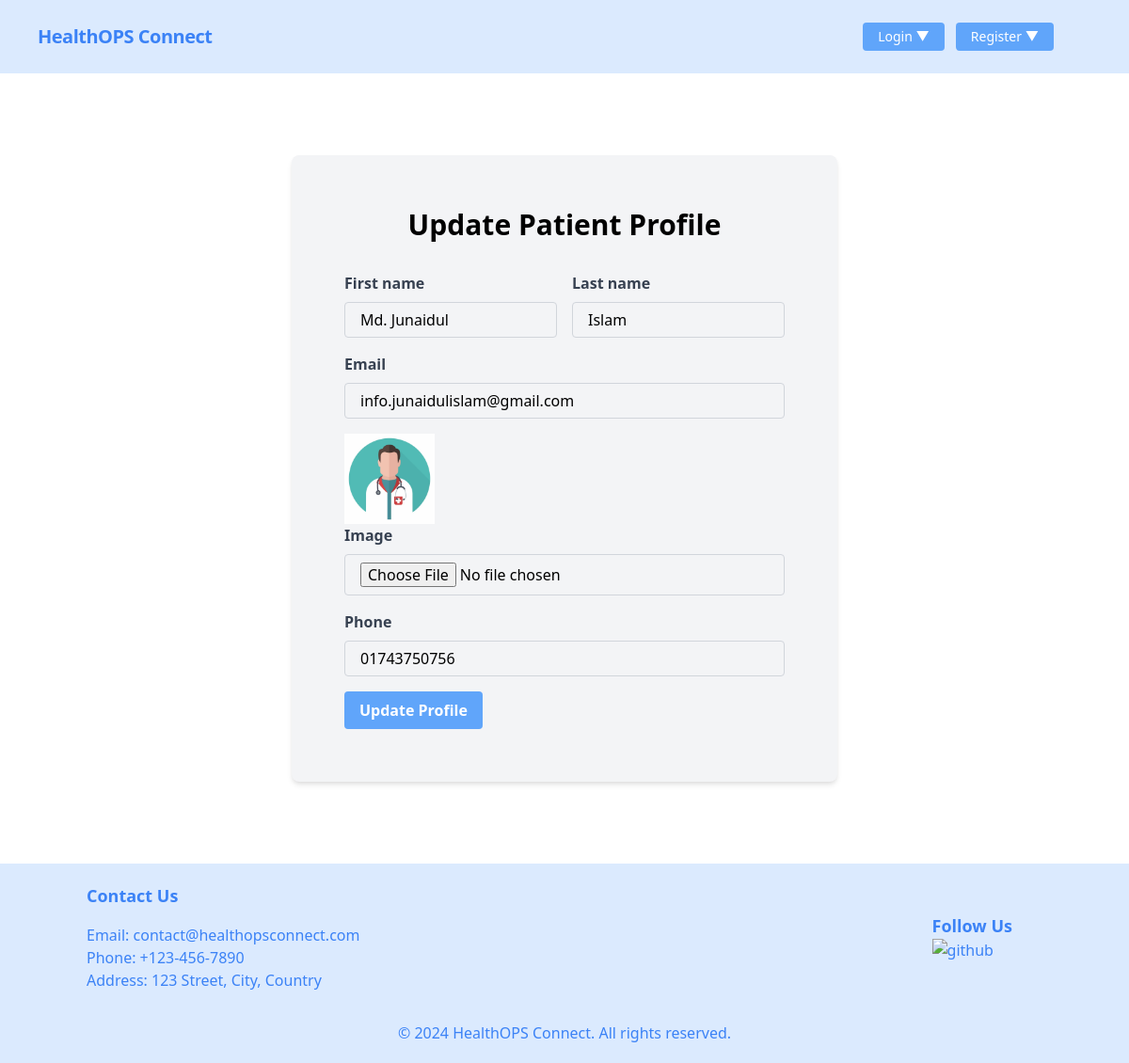
The page /doctors/update-patient-profile/junaid on the database as committed earlier.
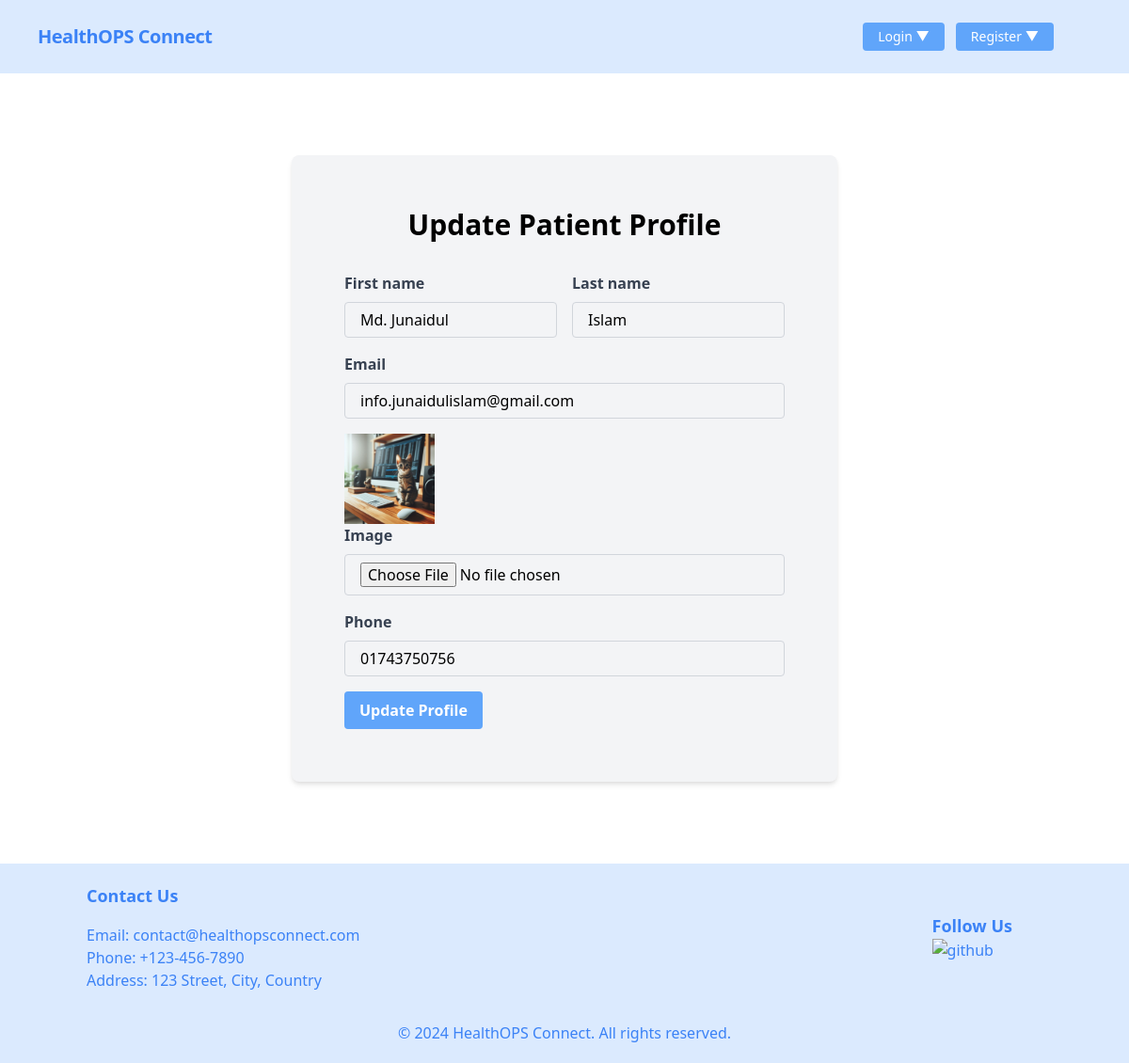
The same page on the database as committed later.
### patient/models.py (models this page shows, shortened)
class Patient(models.Model):
    user = models.OneToOneField(User, on_delete=models.CASCADE)
    image = models.ImageField(
        upload_to='patient/images/', default='patient/images/default.jpg')
    phone = models.CharField(max_length=11)
    user_type = models.CharField(default='Patient', max_length=10, editable=False)

### doctor/views.py (the view, shortened to what this page needs)
# urls.py: path('update-patient-profile/<str:patient_username>', PatientProfileUpdateView.as_view(),
class PatientProfileUpdateView(View):
    template_name = 'patient_details.html'
    def get(self, request, patient_username):
        patient = get_object_or_404(Patient, user__username=patient_username)
        form = PatientProfileUpdateForm(instance=patient)
        return render(request, self.template_name, {'form': form})

### doctor/templates/patient_details.html (shortened to what this page needs)
{% extends 'base.html' %}
{% block content %}
<div class="flex items-center justify-center min-h-screen m-5">
    <div class="lg:w-1/2 p-14 bg-gray-100 rounded-lg shadow-md">
        <h1 class="text-3xl font-bold text-center mb-8">Update Patient Profile</h1>
        <form method="post" enctype="multipart/form-data" class="space-y-4" novalidate>
            <div class="grid grid-cols-2 gap-4">
                <div>
                    <label class="block text-gray-700 font-bold mb-2" for="{{ form.first_name.id_for_label }}">
                        {{ form.first_name.label }}
                    </label>
                    <input
                        class="appearance-none block w-full bg-gray-100 border border-gray-300 rounded py-2 px-4 leading-tight focus:outline-none focus:bg-white focus:border-gray-500"
                        name="{{ form.first_name.name }}" id="{{ form.first_name.id_for_label }}"
                        type="{{ form.first_name.widget_type }}" placeholder="{{ form.first_name.label }}"
                        value="{{ form.first_name.value }}">
                </div>
                <div>
                    <label class="block text-gray-700 font-bold mb-2" for="{{ form.last_name.id_for_label }}">
                        {{ form.last_name.label }}
                    </label>
                    <input
                        class="appearance-none block w-full bg-gray-100 border border-gray-300 rounded py-2 px-4 leading-tight focus:outline-none focus:bg-white focus:border-gray-500"
                        name="{{ form.last_name.name }}" id="{{ form.last_name.id_for_label }}"
                        type="{{ form.last_name.widget_type }}" placeholder="{{ form.last_name.label }}"
                        value="{{ form.last_name.value }}">
                </div>
            </div>
            <div>
                <label class="block text-gray-700 font-bold mb-2" for="{{ form.email.id_for_label }}">
                    {{ form.email.label }}
                </label>
                <input
                    class="appearance-none block w-full bg-gray-100 border border-gray-300 rounded py-2 px-4 leading-tight focus:outline-none focus:bg-white focus:border-gray-500"
                    name="{{ form.email.name }}" id="{{ form.email.id_for_label }}" type="{{ form.email.widget_type }}"
                    placeholder="{{ form.email.label }}" value="{{ form.email.value }}">
            </div>
            <div>
                {% if form.instance.image %}
                <img src="{{ form.instance.image.url }}" alt="Current Image" class="w-24">
                {% endif %}
                <label class="block text-gray-700 font-bold mb-2" for="{{ form.image.id_for_label }}">
                    {{ form.image.label }}
                </label>
                <input
                    class="appearance-none block w-full bg-gray-100 border border-gray-300 rounded py-2 px-4 leading-tight focus:outline-none focus:bg-white focus:border-gray-500"
                    name="{{ form.image.name }}" id="{{ form.image.id_for_label }}" type="file"
                    placeholder="{{ form.image.label }}">
            </div>
            <div>
                <label class="block text-gray-700 font-bold mb-2" for="{{ form.phone.id_for_label }}">
                    {{ form.phone.label }}
                </label>
                <input
                    class="appearance-none block w-full bg-gray-100 border border-gray-300 rounded py-2 px-4 leading-tight focus:outline-none focus:bg-white focus:border-gray-500"
                    name="{{ form.phone.name }}" id="{{ form.phone.id_for_label }}" type="{{ form.phone.widget_type }}"
                    placeholder="{{ form.phone.label }}" value="{{ form.phone.value }}">
            </div>
            <button
                class="bg-blue-400 hover:bg-blue-500 text-white font-bold py-2 px-4 rounded focus:outline-none focus:shadow-outline"
                type="submit">
                Update Profile
            </button>
        </form>
    </div>
</div>
{% endblock %}

Rows that differ between the two databases and show on the page:
changed Patient: instance.image: a different picture
